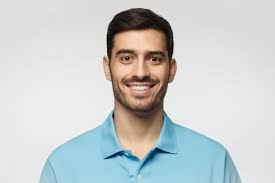
#> input picture resources/img/person.jpeg, 275 x 183 px, found by its file name
$ python face_detection_on_image.py
#> lines starting #> are read from the running program, lines starting #| are printed output that depends on the picture; after the words box and inside, x2 and y2 are one past the last pixel; in counts of white or black regions, pixels touching at a corner belong together
import cv2

img = cv2.imread("person.jpeg")
#> img is the input picture: shape (183, 275, 3); mean B, G, R 205.3, 205.4, 200.6
face_cascade = cv2.CascadeClassifier("haarcascades/haarcascade_frontalface_default.xml")
coords = face_cascade.detectMultiScale(img)
#> coords = [[101, 27, 79, 79]]

x = coords[0][0]
#> x = 101
y = coords[0][1]
#> y = 27
w = coords[0][2]
#> w = 79
h = coords[0][3]
#> h = 79
cv2.rectangle(img, (x,y), (x+w, y+h), (255,255,255), 5)
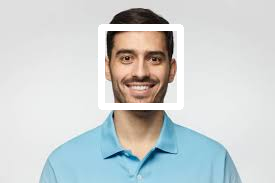
#> img: shape (183, 275, 3); 4.36% of pixels changed, all inside (x1, y1, x2, y2) = (98, 24, 184, 110)
cv2.imshow("preview", img)
cv2.waitKey(0)
cv2.destroyAllWindows()
